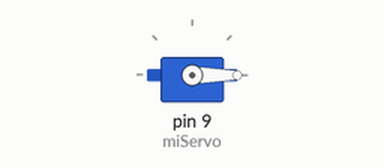
Bench run of a sketch on a simulated Arduino Uno, built with avr-gcc and run on an emulated ATmega328P. Parts: servo.

Above: at 0.05 s.
At 2.5 s:
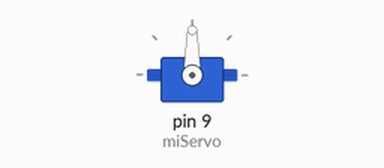
At 5.0 s:
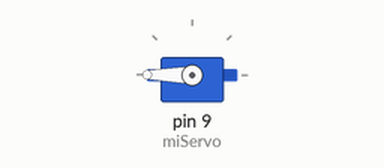
Timing chart, 0 to 6.5 s (numbered marks = the images above):
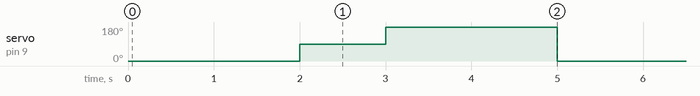

Measured:
- by itself, servo on pin 9 (miServo): repeats every 5.0 s: 180° 2.0 s, 0° 2.0 s, 90° 1.0 s

The sketch:

servoMotor.ino
```cpp
#include <Servo.h>

Servo miServo;

void setup() {
  // put your setup code here, to run once:
  Serial.begin(9600);
  miServo.attach(9); // El número es el pin conectado

}

void loop() {
  // put your main code here, to run repeatedly:
  miServo.write(0);    // Girar en sentido horario
  delay(2000);         // Esperar 2 segundos
  miServo.write(90);   // Detener
  delay(1000);         // Esperar 1 segundo
  miServo.write(180);  // Girar en sentido antihorario
  delay(2000);         // Esperar 2 segundos

}
```
